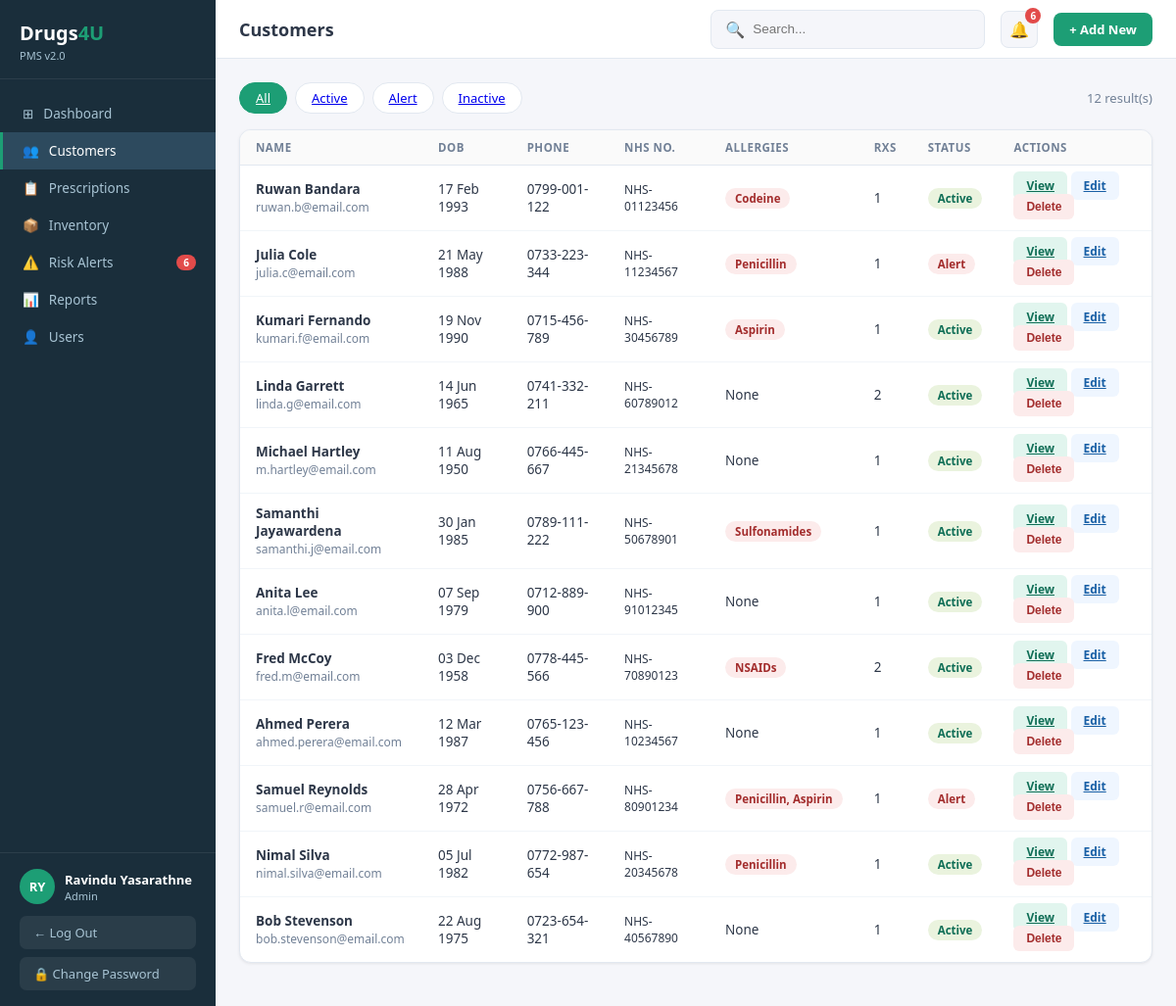
The app's page /app.php?page=customers (signed in) with its own data.
### tables this page shows
CREATE TABLE IF NOT EXISTS customers (
    id          INT AUTO_INCREMENT PRIMARY KEY,
    first_name  VARCHAR(80) NOT NULL,
    last_name   VARCHAR(80) NOT NULL,
    dob         DATE NOT NULL,
    phone       VARCHAR(30),
    email       VARCHAR(150),
    address     VARCHAR(255),
    nhs_number  VARCHAR(30),
    gp_name     VARCHAR(100),
    allergies   VARCHAR(255) DEFAULT 'None',
    conditions  TEXT,
    last_visit  DATE,
    status      ENUM('Active','Inactive','Alert') NOT NULL DEFAULT 'Active',
    created_at  TIMESTAMP DEFAULT CURRENT_TIMESTAMP
);

### includes/db.php (called while the page is built, shortened)
<?php
function getDB(): mysqli {
    static $conn = null;
    if ($conn === null) {
        $conn = new mysqli(DB_HOST, DB_USER, DB_PASS, DB_NAME, DB_PORT);
        $conn->set_charset('utf8mb4');
    }
    return $conn;
}
function query(string $sql, string $types = '', ...$params): mysqli_result|bool {
    $db  = getDB();
    $stmt = $db->prepare($sql);
    if ($types && $params) {
        $stmt->bind_param($types, ...$params);
    }
    $stmt->execute();
    $result = $stmt->get_result();
    return $result !== false ? $result : true;
}
function fetchAll(string $sql, string $types = '', ...$params): array {
    $res = query($sql, $types, ...$params);
    return $res->fetch_all(MYSQLI_ASSOC);
}

### pages/customers.php (the view, shortened to what this page needs)
<?php
$filter = $_GET['filter'] ?? 'all';
$whereStatus = match($filter) {
    'active'   => "WHERE c.status='Active'",
    'alert'    => "WHERE c.status='Alert'",
    'inactive' => "WHERE c.status='Inactive'",
    default    => '',
};
$searchWhere = '';
$searchBind  = [];
$sql = "SELECT c.*, (SELECT COUNT(*) FROM prescriptions WHERE cust_id=c.id) AS rx_count
        FROM customers c $whereStatus $searchWhere
        ORDER BY c.last_name, c.first_name";
if ($searchBind) {
    $customers = fetchAll($sql, str_repeat('s', count($searchBind)), ...$searchBind);
} else {
    $customers = fetchAll($sql);
}
?>
<div class="filters">
  <?php foreach(['all'=>'All','active'=>'Active','alert'=>'Alert','inactive'=>'Inactive'] as $k=>$v): ?>
  <a class="filter-btn <?= $filter===$k?'active':'' ?>" href="app.php?page=customers&filter=<?= $k ?>"><?= $v ?></a>
  <?php endforeach; ?>
  <span style="margin-left:auto;font-size:13px;color:var(--text-muted)"><?= count($customers) ?> result(s)</span>
</div>
<div class="card">
  <table>
    <thead>
      <tr><th>Name</th><th>DOB</th><th>Phone</th><th>NHS No.</th><th>Allergies</th><th>Rxs</th><th>Status</th><th>Actions</th></tr>
    </thead>
    <tbody>
    <?php if ($customers): ?>
    <?php foreach ($customers as $c): ?>
    <tr>
      <td>
        <strong><?= htmlspecialchars($c['first_name'].' '.$c['last_name']) ?></strong><br>
        <span style="font-size:12px;color:var(--text-muted)"><?= htmlspecialchars($c['email']) ?></span>
      </td>
      <td><?= date('d M Y', strtotime($c['dob'])) ?></td>
      <td><?= htmlspecialchars($c['phone']) ?></td>
      <td style="font-size:12px"><?= htmlspecialchars($c['nhs_number']) ?></td>
      <td><?php if ($c['allergies'] && $c['allergies']!=='None'): ?><span class="badge badge-red"><?= htmlspecialchars($c['allergies']) ?></span><?php else: ?>None<?php endif; ?></td>
      <td><?= $c['rx_count'] ?></td>
      <td>
        <?php
        $sBadge = match($c['status']) {
            'Active'   => 'badge-green',
            'Alert'    => 'badge-red',
            'Inactive' => 'badge-gray',
            default    => 'badge-gray'
        };
        echo "<span class='badge $sBadge'>{$c['status']}</span>";
        ?>
      </td>
      <td>
        <a href="app.php?page=customers&view=<?= $c['id'] ?>" class="btn-sm btn-view">View</a>
        <a href="app.php?page=customers&edit=<?= $c['id'] ?>" class="btn-sm btn-edit">Edit</a>
        <form method="POST" style="display:inline" onsubmit="return confirm('Delete this customer?')">
          <button type="submit" class="btn-sm btn-delete">Delete</button>
        </form>
      </td>
    </tr>
    <?php endforeach; ?>
    <?php else: ?>
    <tr><td colspan="8" style="text-align:center;padding:40px;color:var(--text-muted)">No customers found.</td></tr>
    <?php endif; ?>
    </tbody>
  </table>
</div>

### app.php (style rules this page uses)
* { margin:0;padding:0;box-sizing:border-box }
:root { --sidebar:#1a2e3b;--sidebar-active:#2d4a5e;--sidebar-text:#a8c4d4;--sidebar-active-text:#fff; --teal:#1D9E75;--teal-light:#E1F5EE;--teal-dark:#0F6E56; --blue:#378ADD;--blue-light:#E6F1FB; --orange:#E07B39;--orange-light:#FAECE7; --green:#639922;--green-light:#EAF3DE; --red:#E24B4A;--red-light:#FCEBEB; --amber:#BA7517;--amber-light:#FAEEDA; --gray:#F5F6FA;--border:#E2E8F0;--text:#2D3748;--text-muted:#718096; --white:#ffffff;--card-shadow:0 1px 3px rgba(0,0,0,0.08); }
body { font-family:'Segoe UI',sans-serif;background:var(--gray);color:var(--text);height:100vh;overflow:hidden;display:flex }
.card { background:#fff;border-radius:12px;box-shadow:var(--card-shadow);border:1px solid var(--border);overflow:hidden;margin-bottom:20px }
table { width:100%;border-collapse:collapse }
th { font-size:11.5px;color:var(--text-muted);font-weight:600;padding:10px 16px;text-align:left;background:#FAFAFA;border-bottom:1px solid var(--border);text-transform:uppercase;letter-spacing:.5px }
td { font-size:13.5px;padding:11px 16px;border-bottom:1px solid #F1F5F9;vertical-align:middle }
tr:last-child td { border-bottom:none }
.badge { display:inline-flex;align-items:center;padding:3px 10px;border-radius:20px;font-size:11.5px;font-weight:600;white-space:nowrap }
.badge-green { background:var(--green-light);color:var(--teal-dark) }
.badge-red { background:var(--red-light);color:#A32D2D }
.btn-sm { padding:5px 12px;border-radius:6px;font-size:12px;font-weight:600;cursor:pointer;border:1px solid;transition:.15s }
.btn-view { background:var(--teal-light);color:var(--teal-dark);border-color:transparent }
.btn-edit { background:#EFF6FF;color:#185FA5;border-color:transparent }
.btn-delete { background:var(--red-light);color:#A32D2D;border-color:transparent }
.filters { display:flex;gap:8px;margin-bottom:16px;flex-wrap:wrap;align-items:center }
.filter-btn { padding:6px 16px;border-radius:20px;border:1.5px solid var(--border);background:#fff;font-size:13px;cursor:pointer;font-weight:500;transition:.15s }
.filter-btn.active,.filter-btn:checked { background:var(--teal);color:#fff;border-color:var(--teal) }

### records on screen
customers: first_name+last_name "Ruwan Bandara", email "ruwan.b@email.com", dob "17 Feb 1993", phone "0799-001-122", nhs_number "NHS-01123456", allergies "Codeine", rx_count "1", status "Active"
customers: first_name+last_name "Julia Cole", email "julia.c@email.com", dob "21 May 1988", phone "0733-223-344", nhs_number "NHS-11234567", allergies "Penicillin", rx_count "1", status "Alert"
customers: first_name+last_name "Kumari Fernando", email "kumari.f@email.com", dob "19 Nov 1990", phone "0715-456-789", nhs_number "NHS-30456789", allergies "Aspirin", rx_count "1", status "Active"
customers: first_name+last_name "Linda Garrett", email "linda.g@email.com", dob "14 Jun 1965", phone "0741-332-211", nhs_number "NHS-60789012", allergies "None", rx_count "2", status "Active"
customers: first_name+last_name "Michael Hartley", email "m.hartley@email.com", dob "11 Aug 1950", phone "0766-445-667", nhs_number "NHS-21345678", allergies "None", rx_count "1", status "Active"
customers: first_name+last_name "Samanthi Jayawardena", email "samanthi.j@email.com", dob "30 Jan 1985", phone "0789-111-222", nhs_number "NHS-50678901", allergies "Sulfonamides", rx_count "1", status "Active"
customers: first_name+last_name "Anita Lee", email "anita.l@email.com", dob "07 Sep 1979", phone "0712-889-900", nhs_number "NHS-91012345", allergies "None", rx_count "1", status "Active"
customers: first_name+last_name "Fred McCoy", email "fred.m@email.com", dob "03 Dec 1958", phone "0778-445-566", nhs_number "NHS-70890123", allergies "NSAIDs", rx_count "2", status "Active"
customers: first_name+last_name "Ahmed Perera", email "ahmed.perera@email.com", dob "12 Mar 1987", phone "0765-123-456", nhs_number "NHS-10234567", allergies "None", rx_count "1", status "Active"
customers: first_name+last_name "Samuel Reynolds", email "samuel.r@email.com", dob "28 Apr 1972", phone "0756-667-788", nhs_number "NHS-80901234", allergies "Penicillin, Aspirin", rx_count "1", status "Alert"
customers: first_name+last_name "Nimal Silva", email "nimal.silva@email.com", dob "05 Jul 1982", phone "0772-987-654", nhs_number "NHS-20345678", allergies "Penicillin", rx_count "1", status "Active"
customers: first_name+last_name "Bob Stevenson", email "bob.stevenson@email.com", dob "22 Aug 1975", phone "0723-654-321", nhs_number "NHS-40567890", allergies "None", rx_count "1", status "Active"

### other values on screen
$n['icon'] "⊞"
$n['label'] "Dashboard"
$n['icon'] "👥"
$n['label'] "Customers"
$n['icon'] "📋"
$n['label'] "Prescriptions"
$n['icon'] "📦"
$n['label'] "Inventory"
$n['icon'] "⚠️"
$n['label'] "Risk Alerts"
$n['badge'] "6"
$n['icon'] "📊"
$n['label'] "Reports"
$n['icon'] "👤"
$n['label'] "Users"
